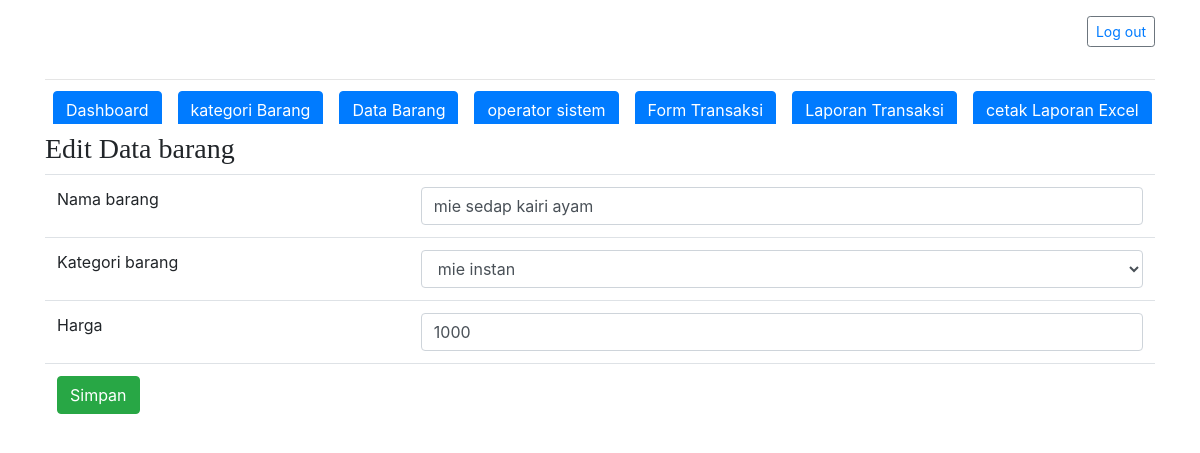
The app's page /barang/edit/1 with its own data.
### tables this page shows
CREATE TABLE `barang` (
  `barang_id` int(11) NOT NULL,
  `kategori_id` int(11) NOT NULL,
  `nama_barang` varchar(100) NOT NULL,
  `harga` int(11) NOT NULL
);

CREATE TABLE `kategori_barang` (
  `kategori_id` int(11) NOT NULL,
  `nama_kategori` varchar(100) NOT NULL
);

### application/controllers/Barang.php (called while the page is built, shortened)
<?php
class Barang extends CI_Controller
{
    public function __construct()
    {
        $this->load->model('Barang_model');
    }
    public function edit()
    {
        if (isset($_POST['submit'])) {
            $id = $this->input->post('barang_id');
            $nama_barang = $this->input->post('nama_barang');
            $kategori    = $this->input->post('kategori');
            $harga    = $this->input->post('harga');
            $data = ['nama_barang' => $nama_barang, 'kategori_id' => $kategori, 'harga' => $harga];
            $this->Barang_model->edit($data, $id);
            redirect('barang');
        } else {
            $data['title'] = ' edit Barang';
            $id = $this->uri->segment(3);
            $this->load->model('kategori_model');
            $data['kategori'] = $this->kategori_model->tampilkan_data()->result_array();
            $data['record'] = $this->Barang_model->get_one($id)->row_array();
            $this->load->view('templates/header', $data);
            $this->load->view('barang/form_edit', $data);
        }
    }
}

### index.php (called while the page is built, shortened)
<?php
require_once BASEPATH.'core/CodeIgniter.php';

### application/models/Barang_model.php (called while the page is built, shortened)
<?php
class Barang_model extends CI_Model
{
    public function get_one($id)
    {
        $param = ['barang_id' => $id];
        return $this->db->get_where('barang', $param);
    }
}

### application/models/Kategori_model.php (called while the page is built, shortened)
<?php
class Kategori_model extends CI_Model
{
    public function tampilkan_data()
    {
        return $this->db->get('kategori_barang');
    }
}

### application/views/barang/form_edit.php (the view, shortened to what this page needs)
<h3>Edit Data barang</h3>
<form action="<?= base_url('barang/edit'); ?>" method="post">
    <table class="table">
        <tr>
            <td>Nama barang</td>
            <td><input class="form-control" type="text" name="nama_barang" value="<?= $record['nama_barang']; ?>"> </td>
        </tr>
        <tr>
            <td>Kategori barang</td>
            <td><select name="kategori" id="kategori" class="form-control">
                    <?php foreach ($kategori as $k) { ?>
                        <option value="<?= $k['kategori_id']; ?>" <?= $record['kategori_id'] == $k['kategori_id'] ? 'selected' : ''; ?>> <?= $k['nama_kategori']; ?></option>
                    <?php  }; ?>
                </select>
            </td>
        </tr>
        <tr>
            <td>Harga</td>
            <td><input type="text" class="form-control" name="harga" value="<?= $record['harga']; ?>"> </td>
        </tr>
        <tr>
            <td colspan="2"><button class="btn btn-success" type="submit" name="submit">Simpan</button></td>
        </tr>
    </table>

### assets/css/blog.css (style rules this page uses)
h1, h2, h3, h4, h5, h6 { font-family: "Playfair Display", Georgia, "Times New Roman", serif; }

### records on screen
barang: nama_barang "mie sedap kairi ayam", kategori "mie instan", harga "1000"

### other values on screen
anchor('', 'Log out') "Log out"
anchor('Dashboard', 'Dashboard', 'class="btn btn-primary"') "Dashboard"
anchor('kategori', 'kategori Barang', 'class="btn btn-primary"') "kategori Barang"
anchor('barang', 'Data Barang', 'class="btn btn-primary"') "Data Barang"
anchor('operator', 'operator sistem', 'class="btn btn-primary"') "operator sistem"
anchor('transaksi', 'Form Transaksi', 'class="btn btn-primary"') "Form Transaksi"
